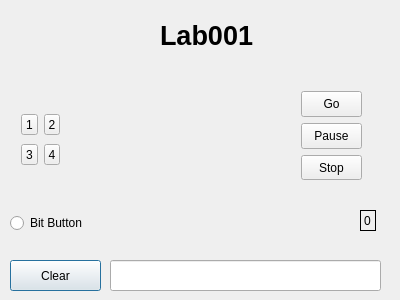
<?xml version="1.0" encoding="UTF-8"?>
<ui version="4.0">
 <class>Dialog</class>
 <widget class="QDialog" name="Dialog">
  <property name="geometry">
   <rect>
    <x>0</x>
    <y>0</y>
    <width>400</width>
    <height>300</height>
   </rect>
  </property>
  <property name="windowTitle">
   <string>Dialog</string>
  </property>
  <widget class="QPushButton" name="clearButton">
   <property name="geometry">
    <rect>
     <x>10</x>
     <y>260</y>
     <width>91</width>
     <height>31</height>
    </rect>
   </property>
   <property name="text">
    <string>Clear</string>
   </property>
  </widget>
  <widget class="QLabel" name="label">
   <property name="geometry">
    <rect>
     <x>160</x>
     <y>10</y>
     <width>101</width>
     <height>51</height>
    </rect>
   </property>
   <property name="font">
    <font>
     <pointsize>20</pointsize>
     <weight>75</weight>
     <bold>true</bold>
    </font>
   </property>
   <property name="text">
    <string>Lab001</string>
   </property>
  </widget>
  <widget class="QRadioButton" name="bitButton">
   <property name="geometry">
    <rect>
     <x>10</x>
     <y>210</y>
     <width>106</width>
     <height>26</height>
    </rect>
   </property>
   <property name="text">
    <string>Bit Button</string>
   </property>
  </widget>
  <widget class="QLineEdit" name="inputLineEdit">
   <property name="geometry">
    <rect>
     <x>110</x>
     <y>260</y>
     <width>271</width>
     <height>31</height>
    </rect>
   </property>
   <property name="sizePolicy">
    <sizepolicy hsizetype="Fixed" vsizetype="Fixed">
     <horstretch>0</horstretch>
     <verstretch>0</verstretch>
    </sizepolicy>
   </property>
  </widget>
  <widget class="QWidget" name="">
   <property name="geometry">
    <rect>
     <x>10</x>
     <y>100</y>
     <width>61</width>
     <height>81</height>
    </rect>
   </property>
   <layout class="QGridLayout" name="gridLayout">
    <item row="0" column="0">
     <widget class="QToolButton" name="toolButton">
      <property name="text">
       <string>1</string>
      </property>
     </widget>
    </item>
    <item row="0" column="1">
     <widget class="QToolButton" name="toolButton_2">
      <property name="text">
       <string>2</string>
      </property>
     </widget>
    </item>
    <item row="1" column="0">
     <widget class="QToolButton" name="toolButton_3">
      <property name="text">
       <string>3</string>
      </property>
     </widget>
    </item>
    <item row="1" column="1">
     <widget class="QToolButton" name="toolButton_4">
      <property name="text">
       <string>4</string>
      </property>
     </widget>
    </item>
   </layout>
  </widget>
  <widget class="QLabel" name="bitButtonOut">
   <property name="geometry">
    <rect>
     <x>360</x>
     <y>210</y>
     <width>16</width>
     <height>21</height>
    </rect>
   </property>
   <property name="frameShape">
    <enum>QFrame::Box</enum>
   </property>
   <property name="text">
    <string>0</string>
   </property>
  </widget>
  <widget class="QToolButton" name="toolButton_7">
   <property name="geometry">
    <rect>
     <x>301</x>
     <y>123</y>
     <width>61</width>
     <height>26</height>
    </rect>
   </property>
   <property name="text">
    <string>Pause</string>
   </property>
  </widget>
  <widget class="QToolButton" name="toolButton_5">
   <property name="geometry">
    <rect>
     <x>301</x>
     <y>91</y>
     <width>61</width>
     <height>26</height>
    </rect>
   </property>
   <property name="text">
    <string>Go</string>
   </property>
  </widget>
  <widget class="QToolButton" name="toolButton_6">
   <property name="geometry">
    <rect>
     <x>301</x>
     <y>155</y>
     <width>61</width>
     <height>25</height>
    </rect>
   </property>
   <property name="text">
    <string>Stop</string>
   </property>
  </widget>
 </widget>
 <layoutdefault spacing="6" margin="11"/>
 <resources/>
 <connections/>
</ui>
